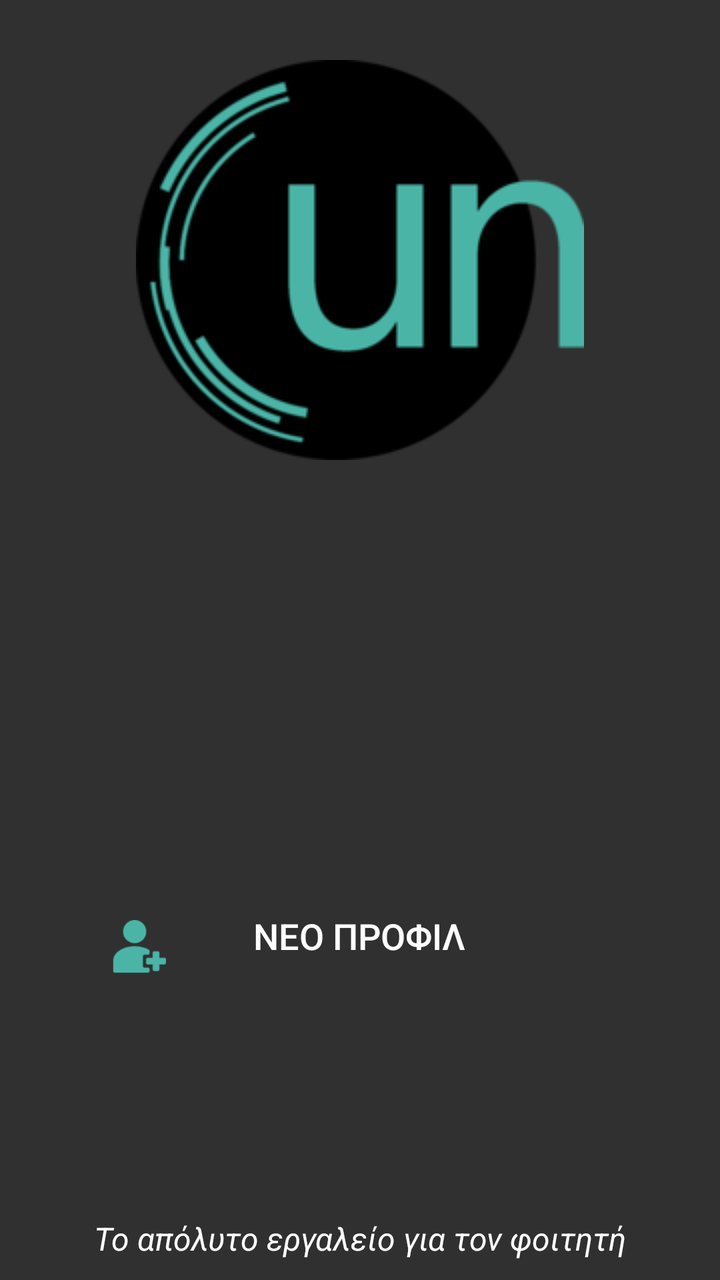
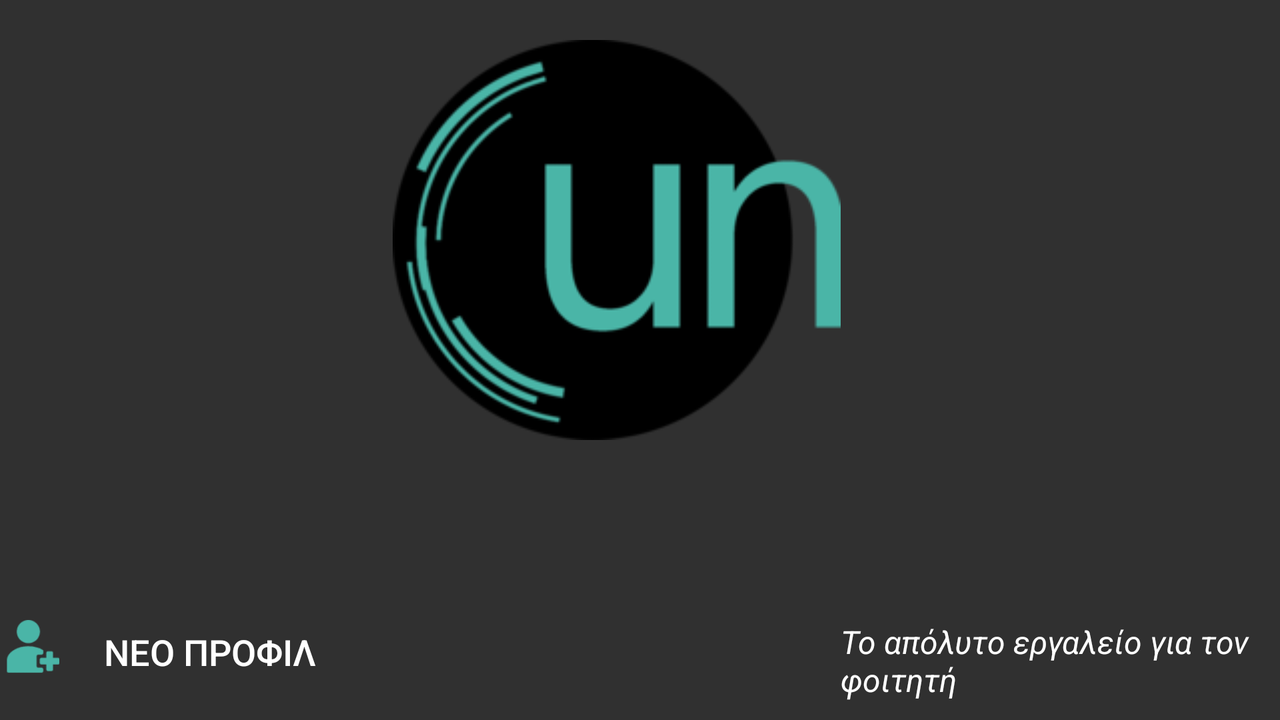

An Android layout and its configuration variant, each rendered on a device that would load it. The default file and the variant file are quoted in full after the pictures.
<!-- AndroidManifest.xml: application theme NotesTheme -->
<!-- res/layout/content_login.xml -->
<?xml version="1.0" encoding="utf-8"?>

<RelativeLayout xmlns:android="http://schemas.android.com/apk/res/android"
    xmlns:app="http://schemas.android.com/apk/res-auto"
    xmlns:tools="http://schemas.android.com/tools"
    android:layout_width="match_parent"
    android:layout_height="match_parent"
    app:layout_behavior="@string/appbar_scrolling_view_behavior"
    tools:context="com.uni.notes.LoginActivity"
    tools:showIn="@layout/activity_login">


    <ImageView
        android:layout_width="wrap_content"
        android:layout_height="30dp"
        android:id="@+id/imageNew"
        android:src="@drawable/new_profile"
        android:onClick="loginButtonHandler"
        android:layout_alignParentBottom="true"
        android:layout_marginBottom="150dp"
        android:layout_marginRight="10dp"
        android:layout_marginEnd="10dp"
        android:layout_toLeftOf="@+id/button"
        android:layout_toStartOf="@+id/button" />

    <Button
        android:layout_width="wrap_content"
        android:layout_height="wrap_content"
        android:text="@string/sing_up"
        android:textSize="18sp"
        style="?attr/borderlessButtonStyle"
        android:onClick="loginButtonHandler"
        android:paddingTop="20dp"
        android:id="@+id/button"
        android:layout_alignBottom="@+id/imageNew"
        android:layout_centerHorizontal="true" />

    <TextView
        android:text="@string/about_login"
        android:textSize="16sp"
        android:textColor="@color/white"
        android:layout_marginBottom="10dp"
        android:layout_width="wrap_content"
        android:layout_height="wrap_content"
        android:id="@+id/textView2"
        android:layout_alignParentBottom="true"
        android:layout_centerHorizontal="true" />

    <ImageView
        android:layout_width="wrap_content"
        android:layout_height="wrap_content"
        app:srcCompat="@drawable/un_sm"
        android:id="@+id/imageLogo"
        android:layout_marginTop="30dp"
        android:layout_alignParentTop="true"
        android:layout_centerHorizontal="true" />

</RelativeLayout>
<!-- res/layout/activity_login.xml (included above) -->
<?xml version="1.0" encoding="utf-8"?>

<android.support.design.widget.CoordinatorLayout xmlns:android="http://schemas.android.com/apk/res/android"
    xmlns:tools="http://schemas.android.com/tools"
    android:layout_width="match_parent"
    android:layout_height="match_parent"
    android:fitsSystemWindows="true"
    tools:context="com.uni.notes.LoginActivity">

    <android.support.design.widget.AppBarLayout
        android:layout_width="match_parent"
        android:layout_height="wrap_content"
        android:theme="@style/AppTheme.AppBarOverlay">

        <android.support.v7.widget.Toolbar
            android:id="@+id/toolbar"
            android:layout_width="match_parent"
            android:layout_height="wrap_content"
            android:popupTheme="@style/AppTheme.PopupOverlay">


            <TextView
                android:layout_width="wrap_content"
                android:layout_height="wrap_content"
                android:text="@string/app_name"
                android:textColor="@color/white"
                android:textSize="20sp"/>

        </android.support.v7.widget.Toolbar>

    </android.support.design.widget.AppBarLayout>

    <include layout="@layout/content_login" />

</android.support.design.widget.CoordinatorLayout>
<!-- resources referenced by this layout -->
<resources>
  <color name="white">#ffffff</color>
  <!-- drawable new_profile: png bitmap (drawable, 4251 bytes) -->
  <!-- drawable un_sm: png bitmap (drawable, 16891 bytes) -->
  <string name="about_login"><i>Το απόλυτο εργαλείο για τον φοιτητή</i></string>
  <string name="app_name">u-note</string>
  <string name="sing_up">ΝΕΟ ΠΡΟΦΙΛ</string>
  <style name="AppTheme.AppBarOverlay" parent="ThemeOverlay.AppCompat.Dark.ActionBar" />
  <style name="AppTheme.PopupOverlay" parent="ThemeOverlay.AppCompat.Light" />
  <style name="NotesTheme" parent="Theme.AppCompat.NoActionBar">
          <item name="android:colorBackground">@color/background_material_dark</item>
          <item name="android:textColorPrimary">@color/white</item>
      </style>
</resources>
<!-- res/layout-land/content_login.xml (the repository's variant of the layout above) -->
<!-- drawn on the phone turned sideways -->
<?xml version="1.0" encoding="utf-8"?>
<RelativeLayout xmlns:android="http://schemas.android.com/apk/res/android"
    xmlns:app="http://schemas.android.com/apk/res-auto"
    xmlns:tools="http://schemas.android.com/tools"
    android:layout_width="match_parent"
    android:layout_height="match_parent"
    app:layout_behavior="@string/appbar_scrolling_view_behavior"
    tools:context="com.uni.notes.LoginActivity"
    tools:showIn="@layout/activity_login">


    <ImageView
        android:id="@+id/imageNew"
        android:layout_width="30dp"
        android:layout_height="30dp"
        android:layout_alignParentBottom="true"
        android:layout_alignParentLeft="true"
        android:layout_alignParentStart="true"
        android:layout_marginBottom="20dp"
        android:onClick="loginButtonHandler"
        android:src="@drawable/new_profile"/>


    <Button
        android:text="@string/sing_up"
        android:textSize="18sp"
        android:layout_width="wrap_content"
        android:layout_height="wrap_content"
        android:id="@+id/button4"
        style="?attr/borderlessButtonStyle"
        android:onClick="loginButtonHandler"
        android:layout_marginLeft="10dp"
        android:layout_marginStart="10dp"
        android:layout_marginBottom="10dp"
        android:layout_alignParentBottom="true"
        android:layout_toRightOf="@+id/imageNew"
        android:layout_toEndOf="@+id/imageNew" />

    <ImageView
        android:layout_width="wrap_content"
        android:layout_height="wrap_content"
        app:srcCompat="@drawable/un_sm"
        android:layout_marginLeft="26dp"
        android:layout_marginStart="26dp"
        android:id="@+id/imageView2"
        android:layout_alignParentTop="true"
        android:layout_toRightOf="@+id/button4"
        android:layout_toEndOf="@+id/button4"
        android:layout_marginTop="20dp" />

    <TextView
        android:text="@string/about_login"
        android:textColor="@color/white"
        android:textSize="16sp"
        android:layout_width="wrap_content"
        android:layout_height="wrap_content"
        android:id="@+id/textView3"
        android:layout_alignTop="@+id/imageNew"
        android:layout_alignParentRight="true"
        android:layout_alignParentEnd="true"
        android:layout_toRightOf="@+id/imageView2"
        android:layout_toEndOf="@+id/imageView2" />

</RelativeLayout>
<!-- res/layout/content_login.xml (included above) -->
<?xml version="1.0" encoding="utf-8"?>

<RelativeLayout xmlns:android="http://schemas.android.com/apk/res/android"
    xmlns:app="http://schemas.android.com/apk/res-auto"
    xmlns:tools="http://schemas.android.com/tools"
    android:layout_width="match_parent"
    android:layout_height="match_parent"
    app:layout_behavior="@string/appbar_scrolling_view_behavior"
    tools:context="com.uni.notes.LoginActivity"
    tools:showIn="@layout/activity_login">


    <ImageView
        android:layout_width="wrap_content"
        android:layout_height="30dp"
        android:id="@+id/imageNew"
        android:src="@drawable/new_profile"
        android:onClick="loginButtonHandler"
        android:layout_alignParentBottom="true"
        android:layout_marginBottom="150dp"
        android:layout_marginRight="10dp"
        android:layout_marginEnd="10dp"
        android:layout_toLeftOf="@+id/button"
        android:layout_toStartOf="@+id/button" />

    <Button
        android:layout_width="wrap_content"
        android:layout_height="wrap_content"
        android:text="@string/sing_up"
        android:textSize="18sp"
        style="?attr/borderlessButtonStyle"
        android:onClick="loginButtonHandler"
        android:paddingTop="20dp"
        android:id="@+id/button"
        android:layout_alignBottom="@+id/imageNew"
        android:layout_centerHorizontal="true" />

    <TextView
        android:text="@string/about_login"
        android:textSize="16sp"
        android:textColor="@color/white"
        android:layout_marginBottom="10dp"
        android:layout_width="wrap_content"
        android:layout_height="wrap_content"
        android:id="@+id/textView2"
        android:layout_alignParentBottom="true"
        android:layout_centerHorizontal="true" />

    <ImageView
        android:layout_width="wrap_content"
        android:layout_height="wrap_content"
        app:srcCompat="@drawable/un_sm"
        android:id="@+id/imageLogo"
        android:layout_marginTop="30dp"
        android:layout_alignParentTop="true"
        android:layout_centerHorizontal="true" />

</RelativeLayout>
